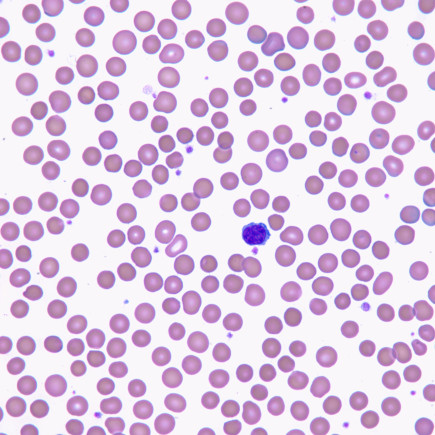
#> input picture images/blood_cells-2.jpg, 435 x 435 px, found by its file name; its folder holds only this picture in this run
$ python lab_14.py
#> lines starting #> are read from the running program, lines starting #| are printed output that depends on the picture; after the words box and inside, x2 and y2 are one past the last pixel; in counts of white or black regions, pixels touching at a corner belong together
### utils/file_utils.py
#! /usr/bin/python
import os
from os import path

from argparse import ArgumentParser

import cv2


def _select_file(root):
    files = os.listdir(root)
    print("Select an Image:")
    for i, name in enumerate(files, 1):
        print(f"{i}) {name}")

    size = len(files)
    while True:
        value = input(f"Choice [1 - {size}]: ")
        try:
            value = int(value)
        except ValueError:
            print(f"{value} is not a valid integer")
        else:
            if 1 <= value <= size:
                break
            else:
                print(f"{value} out of range [1 - {size}]")

    return files[value - 1]


def load_image(name=None, root="images", color=False):
    if name is None:
        name = _select_file(root)

    if not path.exists(name):
        name = path.join(root, name)

    if not path.exists(name):
        raise ValueError(f"image file {name} does not exists")

    flag = cv2.IMREAD_COLOR if color else cv2.IMREAD_GRAYSCALE

    img = cv2.imread(name, flags=flag)

    if img is None:
        raise ValueError(f"cannot load {name}")

    return img


def parse_args():
    parser = ArgumentParser()
    parser.add_argument(
        "name",
        nargs="?",
        help="specify file to open or the directory containing images to open",
    )
    return parser.parse_args()


def load_image_from_arg(color=False):
    args = parse_args()
    if args.name:
        if path.isdir(args.name):
            img = load_image(root=args.name, color=color)
        elif path.isfile(args.name):
            img = load_image(name=args.name, color=color)
        else:
            img = load_image(color=color)
    else:
        img = load_image(color=color)

    return img

### utils/image_utils.py
#! /usr/bin/python

import cv2
import numpy as np


# [23 lines left out: functions get_histogram, colorize, not called in this run]


def show_image(*images, wait=0):
    for count, image in enumerate(images, 1):
        if isinstance(image, tuple):
            name, image = image
        else:
            name = f"Image {count}"

        cv2.imshow(name, image)
    if wait >= 0:
        wait *= 1000
        cv2.waitKey(wait)

### lab_14.py
#! /usr/bin/python

# autogenerated on 2020-05-06 22:13

# Split and Merge

import cv2
import numpy as np

from utils import *

def check_variance(img, var_threshold):
    var = np.var(img.ravel())
    return var > var_threshold

class AbstractQuadTree:
    def __init__(self, data):
        self.value = data
        self.tl = None
        self.tr = None
        self.bl = None
        self.br = None


    def split(self):
        raise NotImplementedError

    def check_split(self,  min_size, var_threshold):
        raise NotImplementedError

    def run(self, min_size, var_threshold):
        if self.check_split(min_size, var_threshold):
            self.split()
            self.tl.run(min_size, var_threshold)
            self.tr.run(min_size, var_threshold)
            self.bl.run(min_size, var_threshold)
            self.br.run(min_size, var_threshold)


class ImgQuadTree(AbstractQuadTree):

    def __init__(self, img):
        super().__init__(img)

    # [49 lines left out: functions check_split, split, apply_img_tree, draw_boarder, avg_sub_region, not called in this run]


class RectQuadTree(AbstractQuadTree):
    def __init__(self, rect, img):
        super().__init__(rect)
        self.buff = img


    def check_split(self, min_size, var_threshold):
        x, y, w, h = self.value
        if w > min_size and h > min_size:
            return check_variance(self.get_image(), var_threshold)
        return False

    def split(self):
        x, y, w, h = self.value
        w //= 2
        h //= 2

        tl = (x, y, w, h)
        self.tl = RectQuadTree(tl, self.buff)

        tr = (x+w, y, w, h)
        self.tr = RectQuadTree(tr, self.buff)

        bl = (x, y+h, w, h)
        self.bl = RectQuadTree(bl, self.buff)

        br = (x+w, y+h, w, h)
        self.br = RectQuadTree(br, self.buff)

    def get_image(self):
        x, y, w, h = self.value
        return self.buff[x:x+w, y:y+h]


def split(img, min_size, var_threshold, rect=False):

    if rect:
        w, h = img.shape
        root = RectQuadTree((0, 0, w, h), img)
    else:
        root = ImgQuadTree(img)

    root.run(min_size, var_threshold)
    return root


def proximity_test(a, b, th):
    if a is None or b is None:
        return False
    a = a.get_image()
    b = b.get_image()
    tmp = np.concatenate((a, b))
    var = np.var(tmp)
    return var < th


def join_near_rect(a, b):
    xa, ya, wa, ha = a.value
    xb, yb, wb, hb = b.value

    if xa == xb:
        output = (xa, ya, wa, ha + hb)
    else:
        output = (xa, ya, wa + wb, ha)
    return output


def merge_tree(tree, threshold):
    if tree is None:
        return True
    else:
        merge_tree(tree.tl, threshold)
        merge_tree(tree.tr, threshold)
        merge_tree(tree.bl, threshold)
        merge_tree(tree.br, threshold)
        if proximity_test(tree.tl, tree.tr, threshold):
            tree.tl.value = join_near_rect(tree.tl, tree.tr)
            tree.tr = None

        if proximity_test(tree.tl, tree.bl, threshold):
            tree.tl.value = join_near_rect(tree.tl, tree.bl)
            tree.bl = None

        if proximity_test(tree.tr, tree.br, threshold):
            tree.tr.value = join_near_rect(tree.tr, tree.br)
            tree.br = None

        if proximity_test(tree.bl, tree.br, threshold):
            tree.bl.value = join_near_rect(tree.bl, tree.br)
            tree.br = None


        return False

def draw_join_rect(tree):
    if tree is None:
        return
    else:
        draw_join_rect(tree.tl)
        draw_join_rect(tree.tr)
        draw_join_rect(tree.bl)
        draw_join_rect(tree.br)

        x, y, w, h = tree.value
        for i in range(x, x + w):
            tree.buff[i, y] = 0
            tree.buff[i, y+h-1] = 0

        for i in range(y, y + h):
            tree.buff[x, i] = 0
            tree.buff[x+w-1, i] = 0


# [14 lines left out: function avg_region_rect, not called in this run]

def main():
    img = load_image_from_arg()
#> the loop in _select_file, `while True:` made 1 pass; the answer given on pass 1: 1
    img_a = img.copy()
    img_b = img

    var = np.var(img.ravel())
#> var = 1954.7

    split_threshold = var // 100
#> split_threshold = 19
    merge_threshold = var // 10
#> merge_threshold = 195

    tree = split(img_a, 1, split_threshold, rect=True)
#> in check_variance, `var = np.var(img.ravel())`: var = 1954.7
#> in split, `x, y, w, h = self.value`: x = 0; w = 435
#> in split, `w //= 2`: w = 217
#> in split, `tl = (x, y, w, h)`: tl = (0, 0, 217, 217)
#> in split, `tr = (x+w, y, w, h)`: tr = (217, 0, 217, 217)
#> in split, `bl = (x, y+h, w, h)`: bl = (0, 217, 217, 217)
#> in split, `br = (x+w, y+h, w, h)`: br = (217, 217, 217, 217)
#> in get_image (call 2), `x, y, w, h = self.value`: x = 0; w = 217
#> in get_image (call 2), `return self.buff[x:x+w, y:y+h]`:
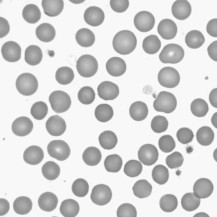
#> returned value: shape (217, 217); min 109, max 255, mean 213.2
#> in get_image (call 3), `x, y, w, h = self.value`: w = 108
#> in get_image (call 3), `return self.buff[x:x+w, y:y+h]`:
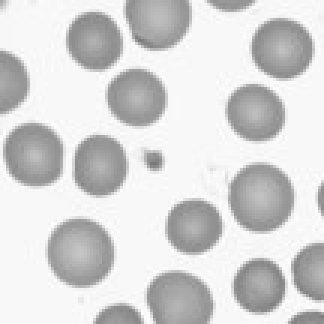
#> returned value: shape (108, 108) (shown 3 times larger); min 120, max 255, mean 213.3
    merge_tree(tree, merge_threshold)
#> in join_near_rect, `xa, ya, wa, ha = a.value`: xa = 0; wa = 1
#> in join_near_rect, `xb, yb, wb, hb = b.value`: yb = 0; wb = 1
#> in join_near_rect, `output = (xa, ya, wa + wb, ha)`: output = (0, 0, 2, 1)
#> after the loop in draw_join_rect (call 8), `for i in range(x, x + w):`: tree.buff: shape (435, 435); min 0, max 255, mean 211.7
#> after the loop in draw_join_rect (call 8), `for i in range(y, y + h):`: tree.buff: shape (435, 435); min 0, max 255, mean 211.7
#> after the loop in draw_join_rect (call 22), `for i in range(x, x + w):`: tree.buff: shape (435, 435); min 0, max 255, mean 211.7
#> after the loop in draw_join_rect (call 21), `for i in range(x, x + w):`: tree.buff: shape (435, 435); min 0, max 255, mean 211.7
#> after the loop in draw_join_rect (call 21), `for i in range(y, y + h):`: tree.buff: shape (435, 435); min 0, max 255, mean 211.7
#> after the loop in draw_join_rect (call 34), `for i in range(x, x + w):`: tree.buff: shape (435, 435); min 0, max 255, mean 211.7
#> after the loop in draw_join_rect (call 34), `for i in range(y, y + h):`: tree.buff: shape (435, 435); min 0, max 255, mean 211.7
#> after the loop in draw_join_rect (call 40), `for i in range(x, x + w):`: tree.buff: shape (435, 435); min 0, max 255, mean 211.7
#> after the loop in draw_join_rect (call 40), `for i in range(y, y + h):`: tree.buff: shape (435, 435); min 0, max 255, mean 211.6
    draw_join_rect(tree)
#> after the loop in draw_join_rect (call 6), `for i in range(x, x + w):`: tree.buff: shape (435, 435); min 0, max 255, mean 211.6
#> after the loop in draw_join_rect (call 6), `for i in range(y, y + h):`: tree.buff: shape (435, 435); min 0, max 255, mean 211.6
#> after the loop in draw_join_rect (call 5), `for i in range(x, x + w):`: tree.buff: shape (435, 435); min 0, max 255, mean 211.2
#> after the loop in draw_join_rect (call 5), `for i in range(y, y + h):`: tree.buff: shape (435, 435); min 0, max 255, mean 211.1
#> in draw_join_rect (call 4), `x, y, w, h = tree.value`: w = 54
#> after the loop in draw_join_rect (call 4), `for i in range(x, x + w):`:
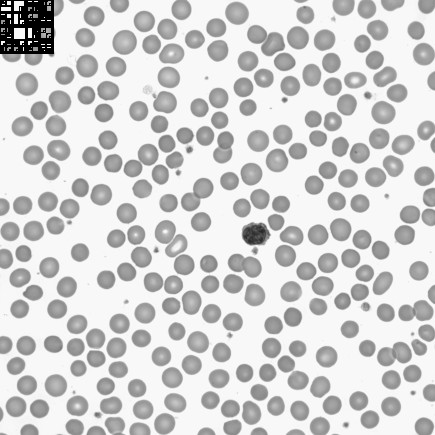
#> tree.buff: shape (435, 435); min 0, max 255, mean 209.4
#> in draw_join_rect (call 3), `x, y, w, h = tree.value`: w = 108
#> after the loop in draw_join_rect (call 3), `for i in range(x, x + w):`:
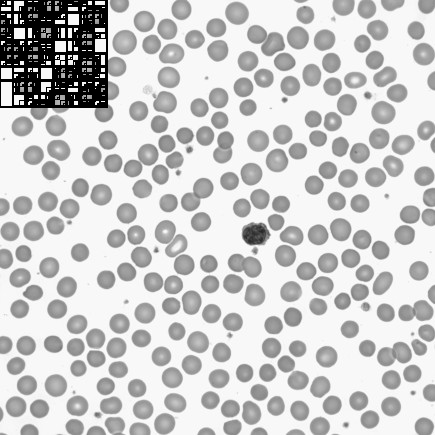
#> tree.buff: shape (435, 435); 3.22% of pixels changed, all inside (x1, y1, x2, y2) = (0, 0, 108, 108)
#> in draw_join_rect (call 2), `x, y, w, h = tree.value`: w = 217
#> after the loop in draw_join_rect (call 2), `for i in range(x, x + w):`: tree.buff: shape (435, 435); 12.86% of pixels changed, all inside (x1, y1, x2, y2) = (0, 0, 217, 217)
#> after the loop in draw_join_rect (call 2), `for i in range(y, y + h):`:
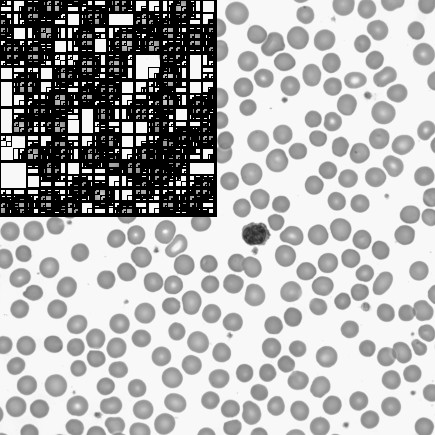
#> tree.buff: shape (435, 435); min 0, max 255, mean 175.8
#> in draw_join_rect, `x, y, w, h = tree.value`: w = 435
#> after the loop in draw_join_rect, `for i in range(y, y + h):`:
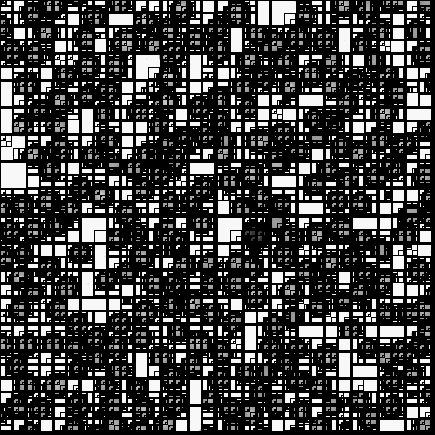
#> tree.buff: shape (435, 435); min 0, max 255, mean 65
    #avg_region_rect(tree)

    tree = split(img_b, 1, split_threshold, rect=True)
    draw_join_rect(tree)
    #avg_region_rect(tree)

    show_image(('split', img_b), ('split-merge', img_a), wait=30)
#> the loop in show_image, `for count, image in enumerate(images, 1):` made 2 passes
#> pass 1, in show_image, `name, image = image`:
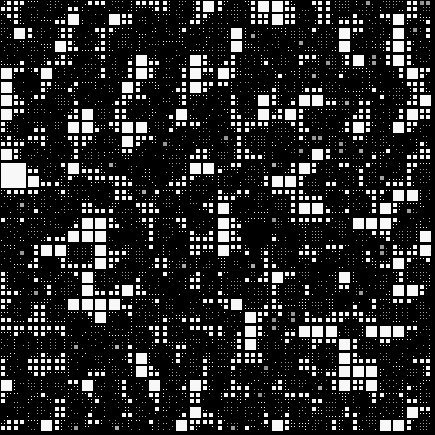
#> image: shape (435, 435); min 0, max 255, mean 42.5

if __name__ == '__main__':
    main()

$ run again, on images/blood_cells.png
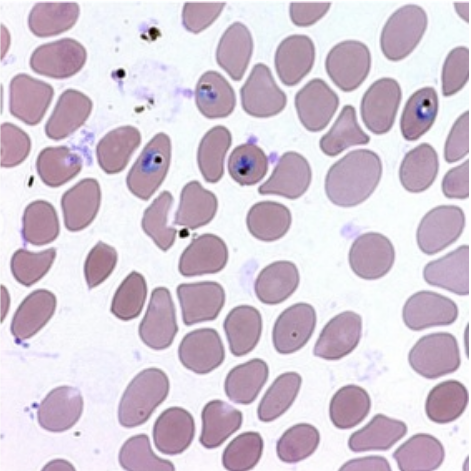
#> input picture images/blood_cells.png, 471 x 471 px, found by its file name
#> the loop in _select_file, `while True:` made 1 pass; the answer given on pass 1: 1
#> in main, `var = np.var(img.ravel())`: var = 1834.6
#> split_threshold = 18
#> merge_threshold = 183
#> in check_variance, `var = np.var(img.ravel())`: var = 1834.6
#> in split, `x, y, w, h = self.value`: x = 0; w = 471
#> in split, `w //= 2`: w = 235
#> tl = (0, 0, 235, 235)
#> tr = (235, 0, 235, 235)
#> bl = (0, 235, 235, 235)
#> br = (235, 235, 235, 235)
#> xa = 21; ya = 0; wa = 1
#> xb = 22; yb = 0; wb = 1
#> in join_near_rect, `output = (xa, ya, wa + wb, ha)`: output = (21, 0, 2, 1)
#> in draw_join_rect (call 2), `x, y, w, h = tree.value`: w = 235
#> after the loop in draw_join_rect (call 2), `for i in range(y, y + h):`:
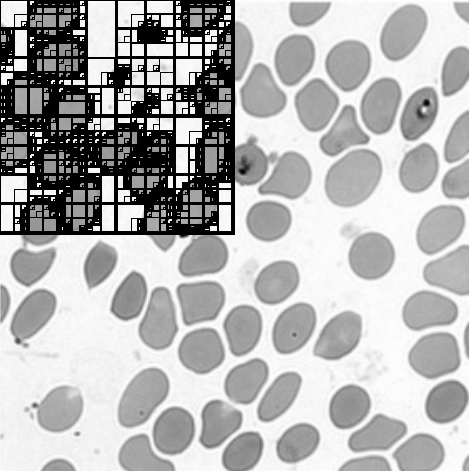
#> tree.buff: shape (471, 471); min 0, max 255, mean 179
#> in draw_join_rect, `x, y, w, h = tree.value`: w = 471
#> the loop in show_image, `for count, image in enumerate(images, 1):` made 2 passes
#> pass 1, in show_image, `name, image = image`:
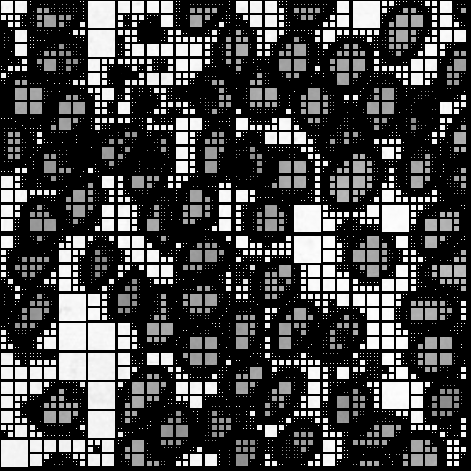
#> image: shape (471, 471); min 0, max 254, mean 71.2
